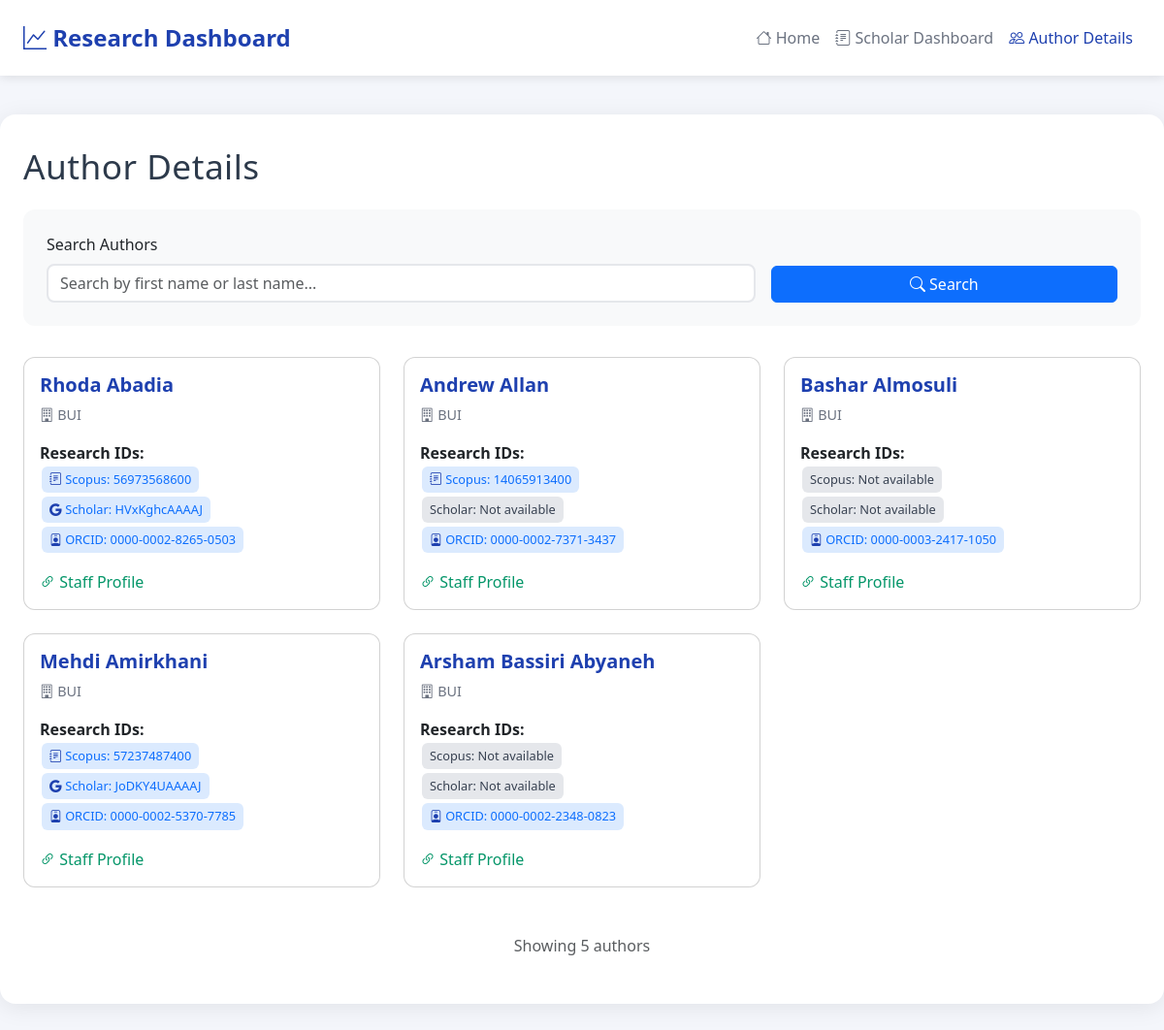
Screenshot of /authors/ with the database file from the repository.
### research/models.py (models this page shows, shortened)
class Author(models.Model):
    first_name = models.CharField(max_length=100)
    last_name = models.CharField(max_length=100)
    research_group = models.ForeignKey(ResearchGroup, on_delete=models.CASCADE)
    scopus_id = models.CharField(max_length=100, blank=True, null=True)
    scholar_id = models.CharField(max_length=100, blank=True, null=True)
    orcid_id = models.CharField(max_length=100, blank=True, null=True)
    staff_url = models.URLField(max_length=255)

class ResearchGroup(models.Model):
    name = models.CharField(max_length=255, unique=True)

### research/views.py (the view)
# urls.py: path('authors/', views.author_details, name='author_details'), #done
def author_details(request):
    search_query = request.GET.get('search', '')
    authors = Author.objects.select_related('research_group').all()
    if search_query:
        authors = authors.filter(
            Q(first_name__icontains=search_query) |
            Q(last_name__icontains=search_query)
        )
    context = {
        'authors': authors,
        'search_query': search_query,
    }
    return render(request, 'research/author_details.html', context)

### research/templates/research/author_details.html (shortened to what this page needs)
{% load static %}
<!DOCTYPE html>
<html lang="en">
<head>
    <link href="https://cdn.jsdelivr.net/npm/bootstrap@5.3.0/dist/css/bootstrap.min.css" rel="stylesheet">
    <link rel="stylesheet" href="https://cdn.jsdelivr.net/npm/bootstrap-icons@1.7.2/font/bootstrap-icons.css">
</head>
<body>
    <nav class="navbar navbar-expand-lg">
        <div class="container-fluid px-4">
            <a class="navbar-brand" href="{% url 'index' %}">
                <i class="bi bi-graph-up"></i> Research Dashboard
            </a>
            <div class="collapse navbar-collapse" id="navbarNav">
                <ul class="navbar-nav ms-auto">
                    <li class="nav-item">
                        <a class="nav-link" href="{% url 'index' %}">
                            <i class="bi bi-house"></i> Home
                        </a>
                    </li>
                    <li class="nav-item">
                        <a class="nav-link" href="{% url 'scholar_dashboard' %}">
                            <i class="bi bi-journal-text"></i> Scholar Dashboard
                        </a>
                    </li>
                    <li class="nav-item">
                        <a class="nav-link active" href="{% url 'author_details' %}">
                            <i class="bi bi-people"></i> Author Details
                        </a>
                    </li>
                </ul>
            </div>
        </div>
    </nav>
    <div class="container">
        <h1 class="mb-4">Author Details</h1>
        <div class="search-container">
            <form method="get" class="row g-3">
                <div class="col-md-8">
                    <label for="search" class="form-label">Search Authors</label>
                    <input type="text" class="form-control search-input" id="search" name="search"
                           value="{{ search_query }}" placeholder="Search by first name or last name...">
                </div>
                <div class="col-md-4 d-flex align-items-end">
                    <button type="submit" class="btn btn-primary w-100">
                        <i class="bi bi-search"></i> Search
                    </button>
                </div>
            </form>
        </div>
        <div class="row">
            {% for author in authors %}
            <div class="col-md-6 col-lg-4 mb-4">
                <div class="card author-card h-100">
                    <div class="card-body">
                        <h5 class="card-title author-name">{{ author.first_name }} {{ author.last_name }}</h5>
                        <p class="card-text research-group">
                            <i class="bi bi-building"></i> {{ author.research_group.name }}
                        </p>
                        <div class="mb-3">
                            <strong>Research IDs:</strong><br>
                            {% if author.scopus_id %}
                                <span class="id-badge has-value">
                                    <i class="bi bi-journal-text"></i>
                                    <a href="https://www.scopus.com/authid/detail.uri?authorId={{ author.scopus_id }}" target="_blank" class="text-decoration-none">
                                        Scopus: {{ author.scopus_id }}
                                    </a>
                                </span>
                            {% else %}
                                <span class="id-badge">Scopus: Not available</span>
                            {% endif %}
                            <br>
                            {% if author.scholar_id %}
                                <span class="id-badge has-value">
                                    <i class="bi bi-google"></i>
                                    <a href="https://scholar.google.com/citations?user={{ author.scholar_id }}" target="_blank" class="text-decoration-none">
                                        Scholar: {{ author.scholar_id }}
                                    </a>
                                </span>
                            {% else %}
                                <span class="id-badge">Scholar: Not available</span>
                            {% endif %}
                            <br>
                            {% if author.orcid_id %}
                                <span class="id-badge has-value">
                                    <i class="bi bi-person-badge"></i>
                                    <a href="https://orcid.org/{{ author.orcid_id }}" target="_blank" class="text-decoration-none">
                                        ORCID: {{ author.orcid_id }}
                                    </a>
                                </span>
                            {% else %}
                                <span class="id-badge">ORCID: Not available</span>
                            {% endif %}
                        </div>
                        {% if author.staff_url %}
                        <div class="mt-auto">
                            <a href="{{ author.staff_url }}" target="_blank" class="staff-link">
                                <i class="bi bi-link-45deg"></i> Staff Profile
                            </a>
                        </div>
                        {% endif %}
                    </div>
                </div>
            </div>
            {% endfor %}
        </div>
        {% if authors %}
        <div class="mt-4 text-center">
            <p class="text-muted">Showing {{ authors|length }} author{{ authors|length|pluralize }}</p>
        </div>
        {% endif %}
    </div>
</body>
</html>

### research/templates/research/author_details.html (style rules this page uses)
body { background: #f4f6fb; font-family: 'Segoe UI', 'Roboto', Arial, sans-serif; }
.navbar { background: #fff; box-shadow: 0 2px 10px rgba(0,0,0,0.1); padding: 1rem 0; }
.navbar-brand { font-weight: 600; color: #1e40af !important; font-size: 1.5rem; }
.nav-link { color: #6b7280 !important; font-weight: 500; transition: color 0.2s; }
.nav-link:hover, .nav-link.active { color: #1e40af !important; }
.container { max-width: 1200px; margin: 40px auto; background: #fff; border-radius: 16px; box-shadow: 0 4px 24px rgba(0,0,0,0.08); padding: 32px 24px; }
h1 { color: #2d3a4b; margin-bottom: 32px; font-size: 2.2rem; letter-spacing: 0.5px; }
.search-container { background: #f8f9fa; border-radius: 12px; padding: 24px; margin-bottom: 32px; }
.author-card { border-radius: 12px; transition: transform 0.2s, box-shadow 0.2s; }
.author-name { color: #1e40af; font-weight: 600; }
.research-group { color: #6b7280; font-size: 0.9rem; }
.id-badge { background: #e5e7eb; color: #374151; padding: 4px 8px; border-radius: 6px; font-size: 0.8rem; margin: 2px; display: inline-block; }
.id-badge.has-value { background: #dbeafe; color: #1e40af; }
.staff-link { color: #059669; text-decoration: none; }
.search-input { border-radius: 8px; border: 2px solid #e5e7eb; }

### rows the page displays
Author: first_name "Rhoda", last_name "Abadia", research_group.name "BUI", scopus_id "56973568600", scholar_id "HVxKghcAAAAJ", orcid_id "0000-0002-8265-0503"
Author: first_name "Andrew", last_name "Allan", research_group.name "BUI", scopus_id "14065913400", scholar_id "Scholar: Not available", orcid_id "0000-0002-7371-3437"
Author: first_name "Bashar", last_name "Almosuli", research_group.name "BUI", scopus_id "Scopus: Not available", scholar_id "Scholar: Not available", orcid_id "0000-0003-2417-1050"
Author: first_name "Mehdi", last_name "Amirkhani", research_group.name "BUI", scopus_id "57237487400", scholar_id "JoDKY4UAAAAJ", orcid_id "0000-0002-5370-7785"
Author: first_name "Arsham", last_name "Bassiri Abyaneh", research_group.name "BUI", scopus_id "Scopus: Not available", scholar_id "Scholar: Not available", orcid_id "0000-0002-2348-0823"

### other values shown
{{ authors|length }} "5"
